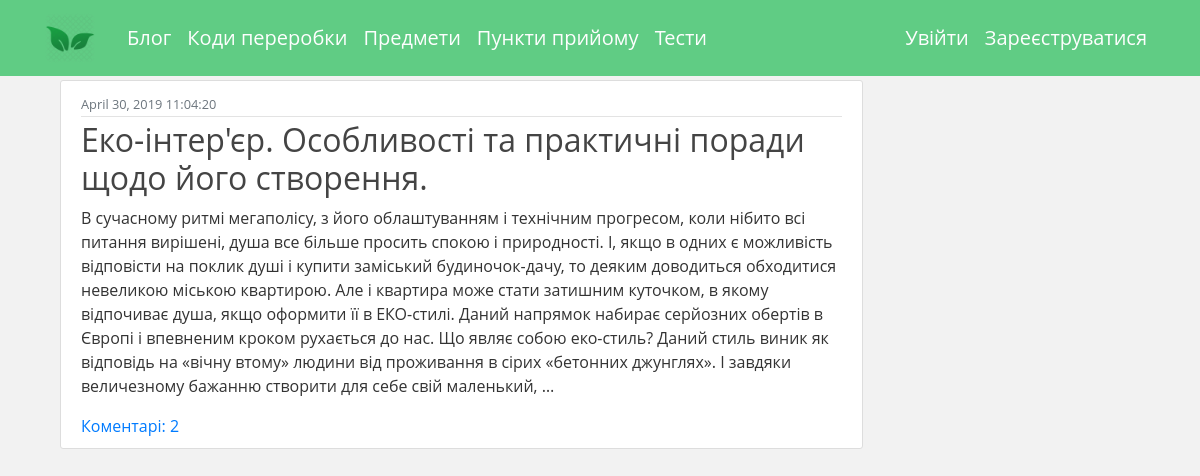
The page / on the database its author committed.
### blog/models.py (models this page shows, shortened)
class Post(models.Model):
    title = models.CharField(max_length=100)
    content = models.TextField(max_length=150)
    date_posted = models.DateTimeField(default=timezone.now)

### blog/views.py (the view)
# urls.py: path('', views.home, name='post_list'),
def home(request):
    context = {
        'posts': Post.objects.all()
    }
    return render(request, 'blog/home.html', context)

### blog/templates/blog/home.html
{% extends "blog/base.html" %}
{% block content %}
<div class = "container">
  <div class = "row">
    <div class = "col-md-9 col-lg-9">
      {% for post in posts %}
      <article class="media content-section">
        <div class="media-body">
          <div class="article-metadata">
            <small class="text-muted">{{ post.date_posted|date:"F d, Y H:m:s" }}</small>
          </div>
          <h2><a class="article-title" href="{% url 'post_detail' pk=post.pk %}">{{ post.title }}</a></h2>
            <p class="article-content">{{ post.content|truncatewords:100}}</p>
            <a href="{% url 'post_detail' pk=post.pk %}">Коментарі: {{ post.comments.count }}</a>
        </div>
      </article>
    </div>
  </div>
</div>
{% endfor %}
{% endblock content %}

### blog/static/blog/main.css (style rules this page uses)
body { background: #ffffff; color: #333333; margin-top: 5rem; }
h1, h2, h3, h4, h5, h6 { color: #444444; }
body { background: #f2f2f2; font-family: 'Open Sans', sans-serif; }
.content-section { background: #ffffff; padding: 10px 20px; border: 1px solid #dddddd; border-radius: 3px; margin-bottom: 20px; }
.article-title { color: #444444; }
.article-content { white-space: pre-line; }
.article-metadata { padding-bottom: 1px; margin-bottom: 4px; border-bottom: 1px solid #e3e3e3 }

### rows shown on the page
Post: date_posted "April 30, 2019 11:04:20", title "Еко-інтер'єр. Особливості та практичні поради щодо його створення.", content "В сучасному ритмі мегаполісу, з його облаштуванням і технічним прогресом, коли нібито всі питання вирішені, душа все більше просить спокою і природності. І, якщо в одних є можливість відповісти на поклик душі і купити заміський будиночок-дачу, то деяким доводиться обходитися невеликою міською квартирою. Але і квартира може стати затишним куточком, в якому відпочиває душа, якщо оформити її в ЕКО-стилі. Даний напрямок набирає серйозних обертів в Європі і впевненим кроком рухається до нас. Що являє собою еко-стиль? Даний стиль виник як відповідь на «вічну втому» людини від проживання в сірих «бетонних джунглях». І завдяки величезному бажанню створити для себе свій маленький, …", comments.count "2"
